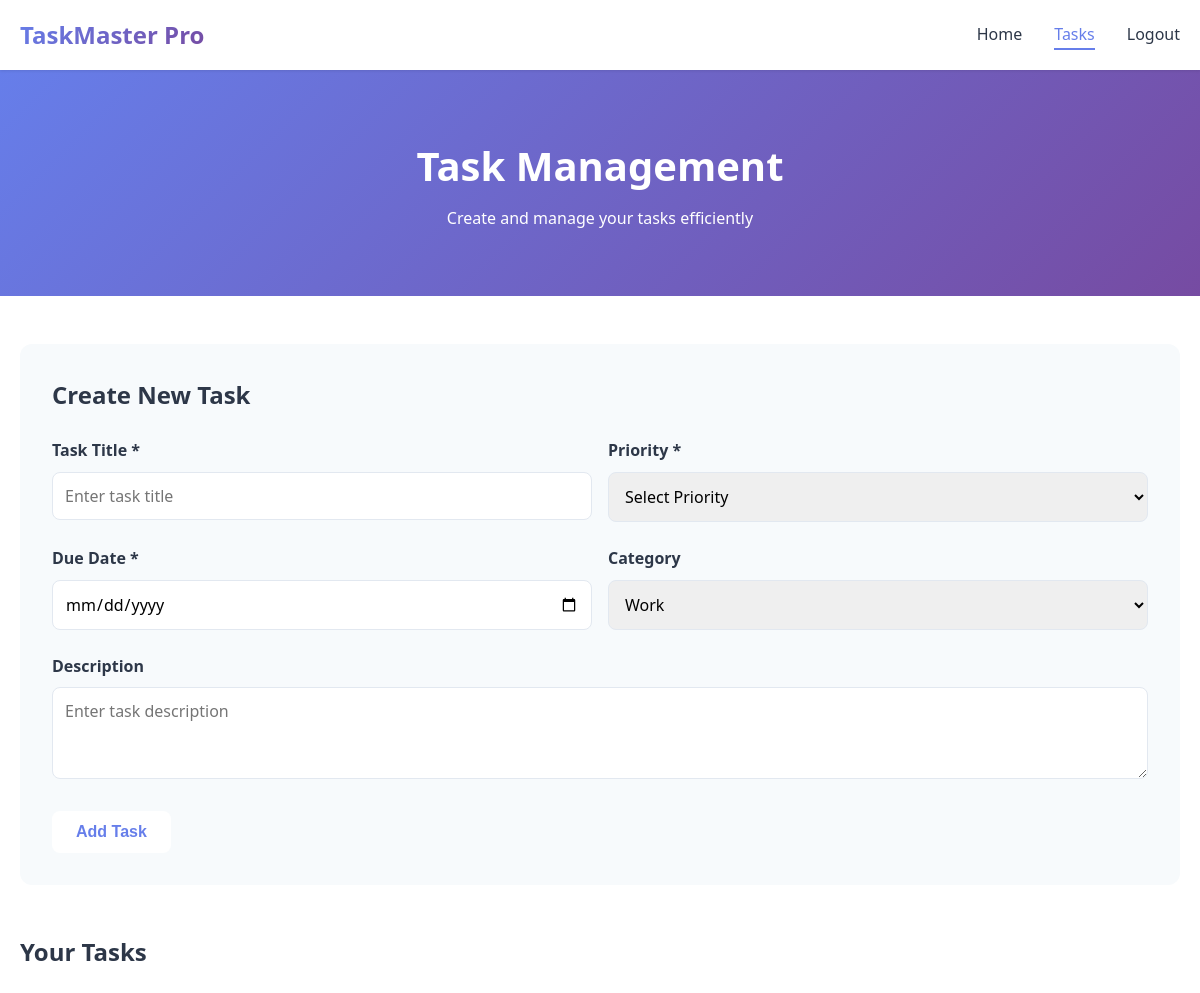
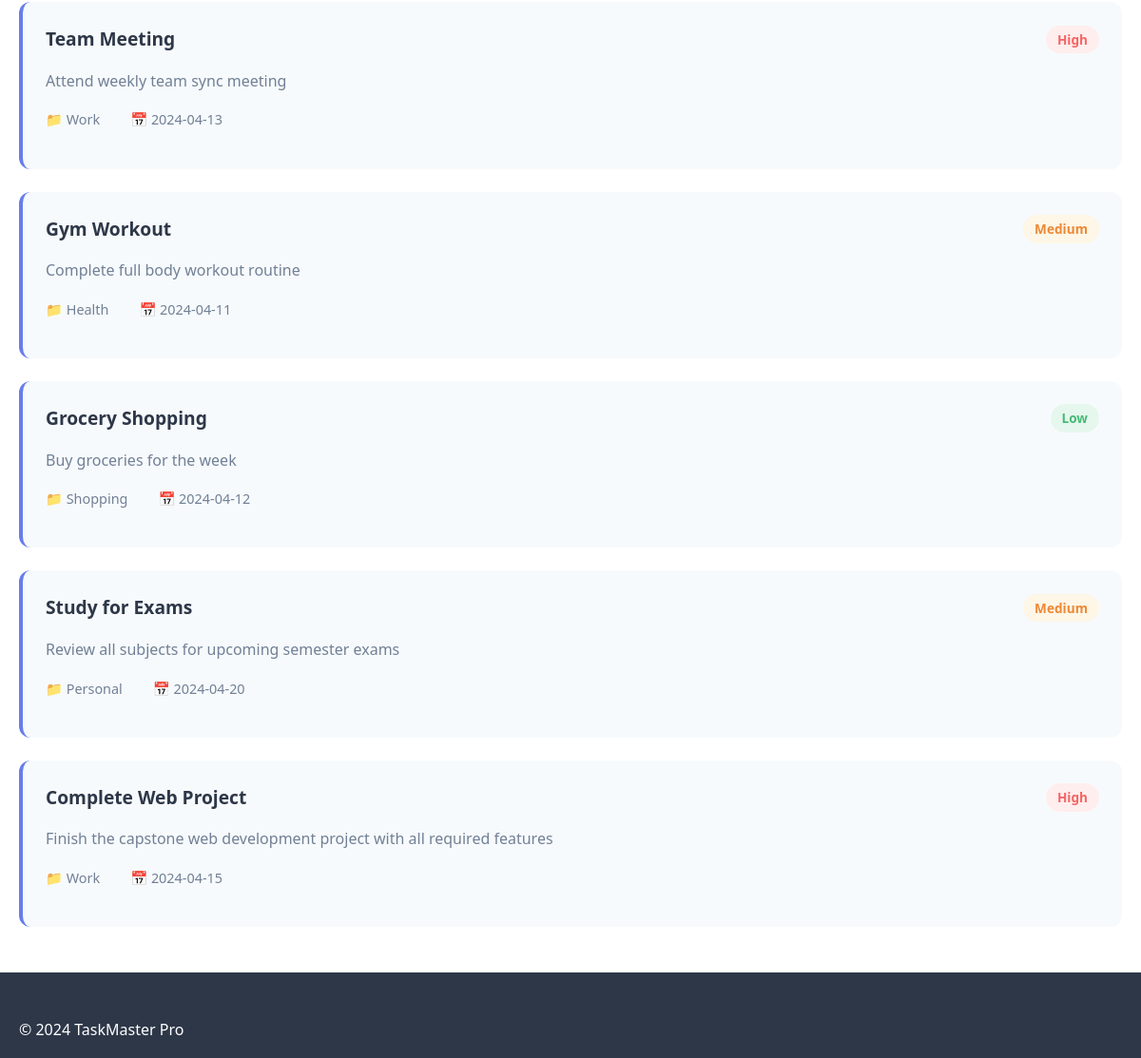
Page /php/tasks.php (signed in) on the committed database (2 pictures, top to bottom).
### tables this page shows
CREATE TABLE IF NOT EXISTS tasks (
    id INT AUTO_INCREMENT PRIMARY KEY,
    user_id INT NOT NULL,
    title VARCHAR(200) NOT NULL,
    description TEXT,
    priority ENUM('Low', 'Medium', 'High') NOT NULL DEFAULT 'Medium',
    due_date DATE NOT NULL,
    category VARCHAR(50) DEFAULT 'Other',
    status ENUM('pending', 'completed', 'cancelled') NOT NULL DEFAULT 'pending',
    created_at TIMESTAMP DEFAULT CURRENT_TIMESTAMP,
    completed_at TIMESTAMP NULL,
    FOREIGN KEY (user_id) REFERENCES users(id) ON DELETE CASCADE,
    INDEX idx_user_id (user_id),
    INDEX idx_status (status),
    INDEX idx_due_date (due_date)
);

### php/tasks.php (the view, shortened to what this page needs)
<?php
$conn = new mysqli("localhost", "root", "", "taskmaster_db");
$user_id = $_SESSION['user_id'];
$stmt = $conn->prepare("SELECT * FROM tasks WHERE user_id=? ORDER BY id DESC");
$stmt->bind_param("i", $user_id);
$stmt->execute();
$result = $stmt->get_result();
?>
<!DOCTYPE html>
<html lang="en">
<head>
<link rel="stylesheet" href="../css/styles.css">
</head>
<body>
<nav class="navbar">
<div class="container">
<div class="logo">TaskMaster Pro</div>
<ul class="nav-links">
<li><a href="../index.html">Home</a></li>
<li><a href="tasks.php" class="active">Tasks</a></li>
<li><a href="logout.php">Logout</a></li>
</ul>
</div>
</nav>
<section class="page-header">
<div class="container">
<h1>Task Management</h1>
<p>Create and manage your tasks efficiently</p>
</div>
</section>
<section class="tasks-section">
<div class="container">
<div class="task-form-container">
<h2>Create New Task</h2>
<form method="POST" class="task-form">
<div class="form-row">
<div class="form-group">
<label>Task Title *</label>
<input type="text" name="title" required placeholder="Enter task title">
</div>
<div class="form-group">
<label>Priority *</label>
<select name="priority" required>
<option value="">Select Priority</option>
</select>
</div>
</div>
<div class="form-row">
<div class="form-group">
<label>Due Date *</label>
<input type="date" name="due_date" required>
</div>
<div class="form-group">
<label>Category</label>
<select name="category">
<option value="Work">Work</option>
</select>
</div>
</div>
<div class="form-group">
<label>Description</label>
<textarea name="description" rows="3" placeholder="Enter task description"></textarea>
</div>
<button type="submit" class="btn btn-primary">Add Task</button>
</form>
</div>
<div class="tasks-list">
<h2>Your Tasks</h2>
<?php if ($result->num_rows > 0) { ?>
    <?php while($row = $result->fetch_assoc()) { ?>
        <div class="task-card">
            <div class="task-header">
                <h3><?php echo $row['title']; ?></h3>
                <span class="priority-badge
                    <?php echo strtolower($row['priority']); ?>">
                    <?php echo $row['priority']; ?>
                </span>
            </div>
            <p class="task-description">
                <?php echo $row['description']; ?>
            </p>
            <div class="task-meta">
                <span>📁 <?php echo $row['category']; ?></span>
                <span>📅 <?php echo $row['due_date']; ?></span>
            </div>
        </div>
    <?php } ?>
<?php } else { ?>
    <p>No tasks yet. Add your first task!</p>
<?php } ?>
</div>
</div>
</section>
<footer class="footer">
<div class="container">
<p>&copy; 2024 TaskMaster Pro</p>
</div>
</footer>
</body>
</html>

### css/styles.css (style rules this page uses)
* { margin: 0; padding: 0; box-sizing: border-box; }
:root { --primary-color: #667eea; --secondary-color: #764ba2; --accent-color: #48bb78; --danger-color: #f56565; --warning-color: #ed8936; --text-dark: #2d3748; --text-light: #718096; --bg-light: #f7fafc; --bg-white: #ffffff; --border-color: #e2e8f0; --shadow-sm: 0 1px 3px rgba(0,0,0,0.1); --shadow-md: 0 4px 6px rgba(0,0,0,0.1); --shadow-lg: 0 10px 25px rgba(0,0,0,0.15); --transition: all 0.3s ease; }
body { font-family: 'Segoe UI', Tahoma, Geneva, Verdana, sans-serif; line-height: 1.6; color: var(--text-dark); background-color: var(--bg-light); }
.container { max-width: 1200px; margin: 0 auto; padding: 0 20px; }
.navbar { background: var(--bg-white); box-shadow: var(--shadow-sm); position: sticky; top: 0; z-index: 1000; padding: 1rem 0; }
.navbar .container { display: flex; justify-content: space-between; align-items: center; }
.logo { font-size: 1.5rem; font-weight: bold; background: linear-gradient(135deg, var(--primary-color), var(--secondary-color)); -webkit-background-clip: text; -webkit-text-fill-color: transparent; background-clip: text; }
.nav-links { display: flex; list-style: none; gap: 2rem; }
.nav-links a { text-decoration: none; color: var(--text-dark); font-weight: 500; transition: var(--transition); position: relative; }
.nav-links a:hover, .nav-links a.active { color: var(--primary-color); }
.nav-links a::after { content: ''; position: absolute; bottom: -5px; left: 0; width: 0; height: 2px; background: var(--primary-color); transition: var(--transition); }
.nav-links a:hover::after, .nav-links a.active::after { width: 100%; }
.btn { display: inline-block; padding: 0.75rem 1.5rem; border-radius: 8px; text-decoration: none; font-weight: 600; transition: var(--transition); border: none; cursor: pointer; font-size: 1rem; }
.btn-primary { background: white; color: var(--primary-color); }
.page-header { background: linear-gradient(135deg, #667eea 0%, #764ba2 100%); color: white; padding: 4rem 0; text-align: center; }
.page-header h1 { font-size: 2.5rem; margin-bottom: 0.5rem; }
.form-group { margin-bottom: 1.5rem; }
.form-group label { display: block; margin-bottom: 0.5rem; font-weight: 600; color: var(--text-dark); }
.form-group input, .form-group select, .form-group textarea { width: 100%; padding: 0.75rem; border: 1px solid var(--border-color); border-radius: 8px; font-size: 1rem; transition: var(--transition); font-family: inherit; }
.form-row { display: grid; grid-template-columns: 1fr 1fr; gap: 1rem; }
.tasks-section { padding: 3rem 0; background: var(--bg-white); }
.task-form-container { background: var(--bg-light); padding: 2rem; border-radius: 12px; margin-bottom: 3rem; }
.task-form-container h2 { margin-bottom: 1.5rem; color: var(--text-dark); }
.tasks-list { display: grid; gap: 1.5rem; }
.task-card { background: var(--bg-light); padding: 1.5rem; border-radius: 12px; border-left: 4px solid var(--primary-color); transition: var(--transition); }
.task-header { display: flex; justify-content: space-between; align-items: center; margin-bottom: 1rem; }
.task-header h3 { color: var(--text-dark); font-size: 1.2rem; }
.priority-badge { padding: 0.25rem 0.75rem; border-radius: 20px; font-size: 0.85rem; font-weight: 600; }
.priority-badge.high { background: #fee; color: var(--danger-color); }
.priority-badge.medium { background: #fef6e6; color: var(--warning-color); }
.priority-badge.low { background: #e6f7ed; color: var(--accent-color); }
.task-description { color: var(--text-light); margin-bottom: 1rem; }
.task-meta { display: flex; gap: 2rem; margin-bottom: 1rem; font-size: 0.9rem; color: var(--text-light); }
.footer { background: var(--text-dark); color: white; padding: 3rem 0 1rem; }

### rows in the picture
tasks: title "Team Meeting", priority "High", description "Attend weekly team sync meeting", category "Work", due_date "2024-04-13"
tasks: title "Gym Workout", priority "Medium", description "Complete full body workout routine", category "Health", due_date "2024-04-11"
tasks: title "Grocery Shopping", priority "Low", description "Buy groceries for the week", category "Shopping", due_date "2024-04-12"
tasks: title "Study for Exams", priority "Medium", description "Review all subjects for upcoming semester exams", category "Personal", due_date "2024-04-20"
tasks: title "Complete Web Project", priority "High", description "Finish the capstone web development project with all required features", category "Work", due_date "2024-04-15"
